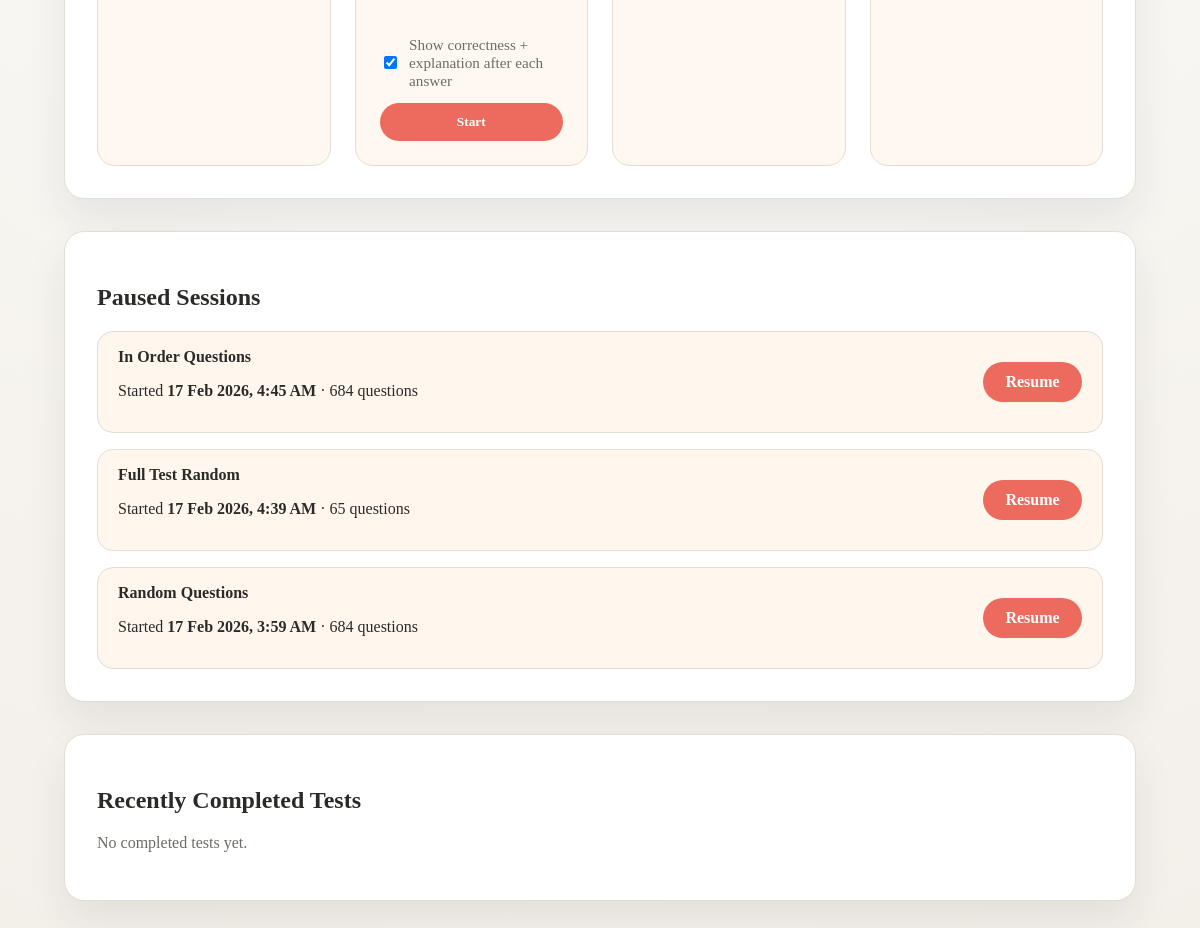
Before: / (lower part) with the older database file.
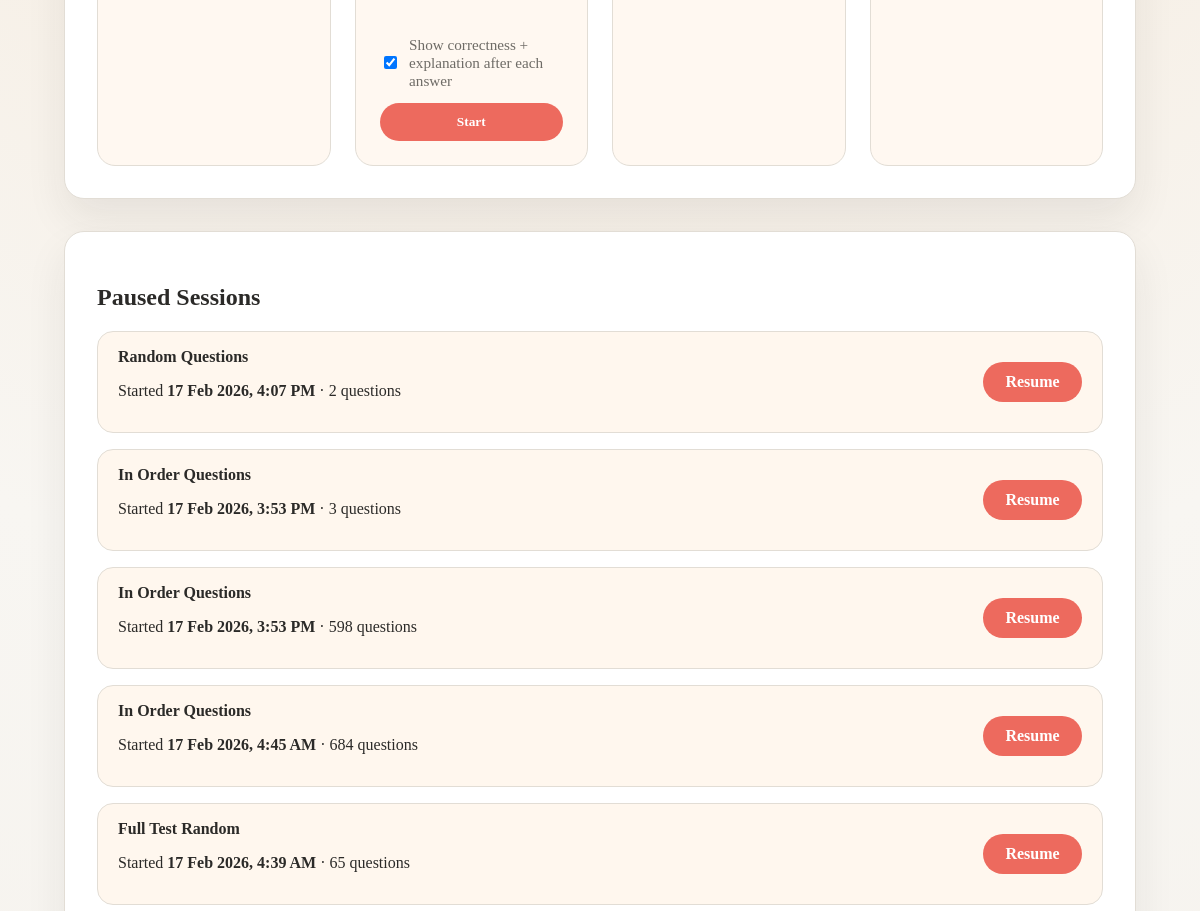
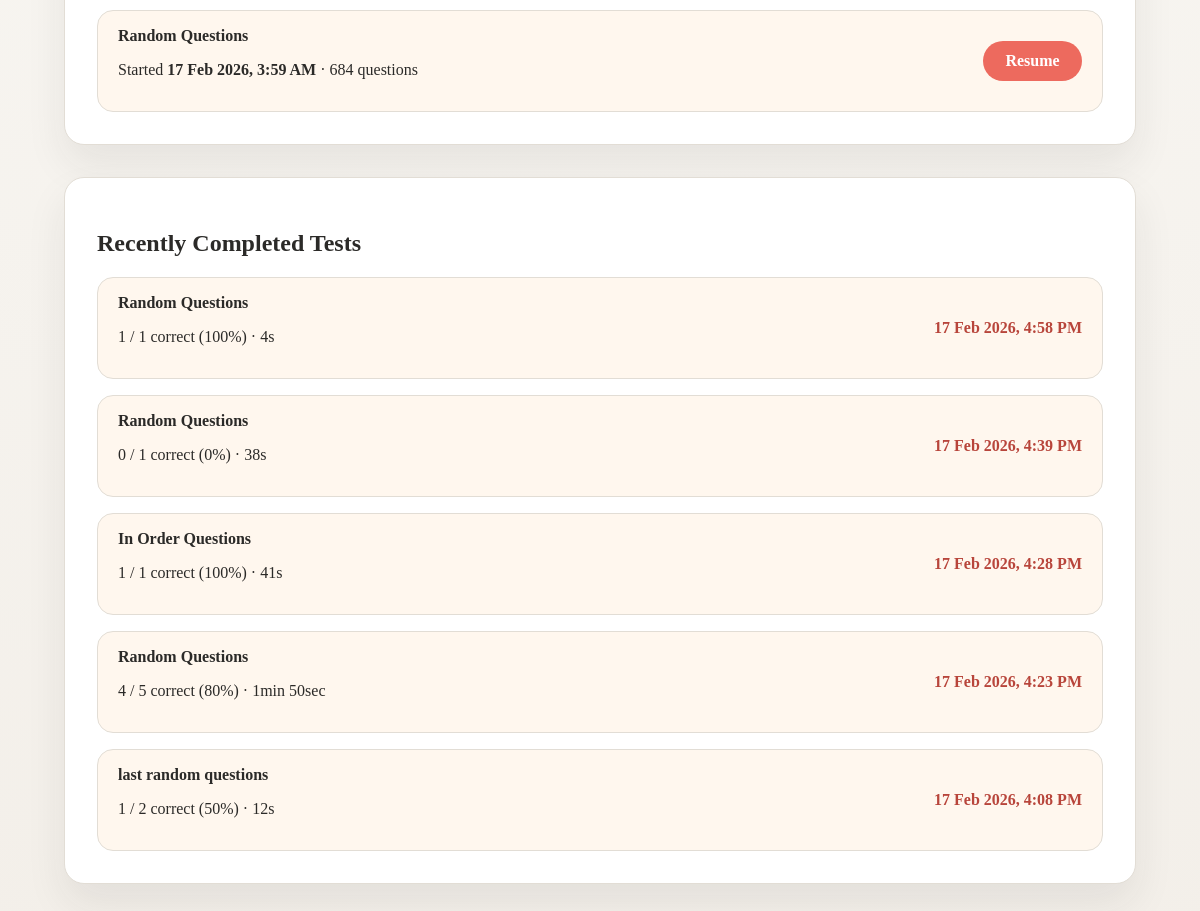
After: the same page with the newer database file (2 pictures, top to bottom).
### tables this page shows
CREATE TABLE tests (
                id INTEGER PRIMARY KEY AUTOINCREMENT,
                mode TEXT NOT NULL,
                status TEXT NOT NULL,
                total_questions INTEGER NOT NULL,
                correct_count INTEGER NOT NULL DEFAULT 0,
                started_at TEXT NOT NULL,
                last_resume_at TEXT,
                ended_at TEXT,
                total_elapsed_seconds REAL NOT NULL DEFAULT 0
            , show_feedback INTEGER NOT NULL DEFAULT 0, name TEXT NOT NULL DEFAULT '');

### app.py (the view)
@app.route("/")
def home():
    paused_tests = db_query(
        "SELECT id, name, mode, started_at, total_questions FROM tests WHERE status = 'paused' ORDER BY started_at DESC"
    )
    recent_tests = db_query(
        """
        SELECT id, name, mode, status, total_questions, correct_count, started_at, ended_at, total_elapsed_seconds
        FROM tests
        WHERE status = 'completed'
        ORDER BY ended_at DESC
        LIMIT 5
        """
    )
    return render_template("index.html", paused_tests=paused_tests, recent_tests=recent_tests, question_numbers=QUESTION_NUMBERS)

### app.py (called while the page is built)
@app.template_filter("date_only")
def date_only(value):
    if not value:
        return "-"
    try:
        from datetime import timezone
        dt = datetime.fromisoformat(value)
        if dt.tzinfo is None:
            dt = dt.replace(tzinfo=timezone.utc)
        dt_local = dt.astimezone()
        months = {
            1: "Jan", 2: "Feb", 3: "Mar", 4: "Apr", 5: "May", 6: "Jun",
            7: "Jul", 8: "Aug", 9: "Sep", 10: "Oct", 11: "Nov", 12: "Dec"
        }
        month = months.get(dt_local.month, "")
        hour_12 = dt_local.hour % 12 or 12
        am_pm = "AM" if dt_local.hour < 12 else "PM"
        return f"{dt_local.day} {month} {dt_local.year}, {hour_12}:{dt_local.minute:02d} {am_pm}"
    except ValueError:
        return value[:16]

@app.template_filter("format_time")
def format_time(seconds):
    if not seconds:
        return "0s"
    total_seconds = int(round(seconds))
    hours = total_seconds // 3600
    minutes = (total_seconds % 3600) // 60
    secs = total_seconds % 60
    if hours > 0:
        return f"{hours}hr {minutes}min {secs}sec"
    elif minutes > 0:
        return f"{minutes}min {secs}sec"
    else:
        return f"{secs}s"

### templates/index.html (shortened to what this page needs)
{% extends "base.html" %}
{% block content %}
<section class="panel">
  <div class="card-grid">
    <form class="card card-form study-session-form" method="post" action="{{ url_for('start') }}">
    </form>
    <form class="card card-form study-session-form" method="post" action="{{ url_for('start') }}">
      <div class="form-field">
      </div>
      <label class="toggle">
        <input type="checkbox" name="show_feedback" value="1" checked />
        Show correctness + explanation after each answer
      </label>
      <button class="button" type="submit">Start</button>
    </form>
    <a class="card" href="{{ url_for('start', mode='full_test_in_order') }}">
    </a>
    <a class="card" href="{{ url_for('start', mode='full_test_random') }}">
    </a>
  </div>
</section>
<section class="panel">
  <h2>Paused Sessions</h2>
  {% if paused_tests %}
    <div class="list">
      {% for test in paused_tests %}
        <div class="list-item">
          <div>
            <strong>{{ test['name'] or test['mode'].replace('_', ' ').title() }}</strong>
            <p>Started <strong>{{ test['started_at']|date_only }}</strong> · {{ test['total_questions'] }} questions</p>
          </div>
          <a class="button" href="{{ url_for('resume', test_id=test['id']) }}">Resume</a>
        </div>
      {% endfor %}
    </div>
  {% else %}
    <p class="muted">No paused sessions yet.</p>
  {% endif %}
</section>
<section class="panel">
  <h2>Recently Completed Tests</h2>
  {% if recent_tests %}
    <div class="list">
      {% for test in recent_tests %}
        <div class="list-item">
          <div>
            <strong>{{ test['name'] or test['mode'].replace('_', ' ').title() }}</strong>
            <p>{{ test['correct_count'] }} / {{ test['total_questions'] }} correct ({{ test['correct_count']|percentage(test['total_questions']) }}%) · {{ test['total_elapsed_seconds']|format_time }}</p>
          </div>
          <span class="status"><strong>{{ test['ended_at']|date_only }}</strong></span>
        </div>
      {% endfor %}
    </div>
  {% else %}
    <p class="muted">No completed tests yet.</p>
  {% endif %}
</section>
{% endblock %}

Changed rows visible on the page:
added tests: name+mode "Random Questions", started_at "17 Feb 2026, 4:07 PM", total_questions "2", shown under "Paused Sessions"
added tests: name+mode "In Order Questions", started_at "17 Feb 2026, 3:53 PM", total_questions "3", shown under "Paused Sessions"
added tests: name+mode "In Order Questions", started_at "17 Feb 2026, 3:53 PM", total_questions "598", shown under "Paused Sessions"
added tests: name+mode "Random Questions", correct_count "1", total_questions "1", correct_count|percentage "100", total_elapsed_seconds "4s", ended_at "17 Feb 2026, 4:58 PM", shown under "Recently Completed Tests"
added tests: name+mode "Random Questions", correct_count "0", total_questions "1", correct_count|percentage "0", total_elapsed_seconds "38s", ended_at "17 Feb 2026, 4:39 PM", shown under "Recently Completed Tests"
added tests: name+mode "In Order Questions", correct_count "1", total_questions "1", correct_count|percentage "100", total_elapsed_seconds "41s", ended_at "17 Feb 2026, 4:28 PM", shown under "Recently Completed Tests"
added tests: name+mode "Random Questions", correct_count "4", total_questions "5", correct_count|percentage "80", total_elapsed_seconds "1min 50sec", ended_at "17 Feb 2026, 4:23 PM", shown under "Recently Completed Tests"
added tests: name "last random questions", correct_count "1", total_questions "2", correct_count|percentage "50", total_elapsed_seconds "12s", ended_at "17 Feb 2026, 4:08 PM", shown under "Recently Completed Tests"
Other visible differences:
text no longer shown: "No completed tests yet."
